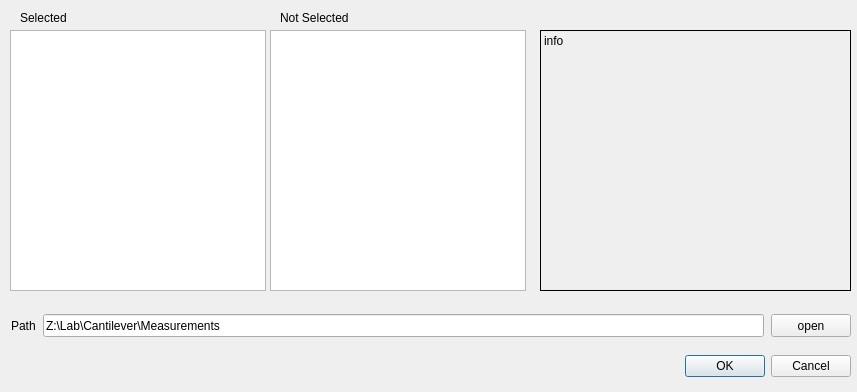
<?xml version="1.0" encoding="UTF-8"?>
<ui version="4.0">
 <class>Dialog</class>
 <widget class="QDialog" name="Dialog">
  <property name="geometry">
   <rect>
    <x>0</x>
    <y>0</y>
    <width>857</width>
    <height>392</height>
   </rect>
  </property>
  <property name="windowTitle">
   <string>Loading...</string>
  </property>
  <widget class="QDialogButtonBox" name="buttonBox">
   <property name="geometry">
    <rect>
     <x>510</x>
     <y>350</y>
     <width>341</width>
     <height>32</height>
    </rect>
   </property>
   <property name="orientation">
    <enum>Qt::Horizontal</enum>
   </property>
   <property name="standardButtons">
    <set>QDialogButtonBox::Cancel|QDialogButtonBox::Ok</set>
   </property>
  </widget>
  <widget class="QWidget" name="horizontalLayoutWidget">
   <property name="geometry">
    <rect>
     <x>10</x>
     <y>310</y>
     <width>841</width>
     <height>31</height>
    </rect>
   </property>
   <layout class="QHBoxLayout" name="horizontalLayout">
    <property name="spacing">
     <number>7</number>
    </property>
    <property name="sizeConstraint">
     <enum>QLayout::SetMaximumSize</enum>
    </property>
    <property name="leftMargin">
     <number>1</number>
    </property>
    <property name="topMargin">
     <number>4</number>
    </property>
    <property name="bottomMargin">
     <number>4</number>
    </property>
    <item>
     <widget class="QLabel" name="lbl_probe_log_path">
      <property name="sizePolicy">
       <sizepolicy hsizetype="Preferred" vsizetype="Ignored">
        <horstretch>0</horstretch>
        <verstretch>0</verstretch>
       </sizepolicy>
      </property>
      <property name="text">
       <string>Path</string>
      </property>
     </widget>
    </item>
    <item>
     <widget class="QLineEdit" name="txt_probe_log_path">
      <property name="sizePolicy">
       <sizepolicy hsizetype="Expanding" vsizetype="Ignored">
        <horstretch>0</horstretch>
        <verstretch>0</verstretch>
       </sizepolicy>
      </property>
      <property name="text">
       <string>Z:\Lab\Cantilever\Measurements</string>
      </property>
     </widget>
    </item>
    <item>
     <widget class="QPushButton" name="btn_open">
      <property name="sizePolicy">
       <sizepolicy hsizetype="Minimum" vsizetype="Ignored">
        <horstretch>0</horstretch>
        <verstretch>0</verstretch>
       </sizepolicy>
      </property>
      <property name="text">
       <string>open</string>
      </property>
     </widget>
    </item>
   </layout>
  </widget>
  <widget class="QTreeView" name="tree_infile">
   <property name="geometry">
    <rect>
     <x>270</x>
     <y>30</y>
     <width>256</width>
     <height>261</height>
    </rect>
   </property>
   <property name="dragEnabled">
    <bool>true</bool>
   </property>
   <property name="dragDropMode">
    <enum>QAbstractItemView::DragDrop</enum>
   </property>
   <property name="defaultDropAction">
    <enum>Qt::MoveAction</enum>
   </property>
   <property name="uniformRowHeights">
    <bool>true</bool>
   </property>
  </widget>
  <widget class="QTreeView" name="tree_loaded">
   <property name="geometry">
    <rect>
     <x>10</x>
     <y>30</y>
     <width>256</width>
     <height>261</height>
    </rect>
   </property>
   <property name="frameShape">
    <enum>QFrame::StyledPanel</enum>
   </property>
   <property name="frameShadow">
    <enum>QFrame::Sunken</enum>
   </property>
   <property name="dragEnabled">
    <bool>true</bool>
   </property>
   <property name="dragDropMode">
    <enum>QAbstractItemView::DragDrop</enum>
   </property>
   <property name="defaultDropAction">
    <enum>Qt::MoveAction</enum>
   </property>
  </widget>
  <widget class="QLabel" name="lbl_info">
   <property name="geometry">
    <rect>
     <x>540</x>
     <y>30</y>
     <width>311</width>
     <height>261</height>
    </rect>
   </property>
   <property name="frameShape">
    <enum>QFrame::Box</enum>
   </property>
   <property name="text">
    <string>info</string>
   </property>
   <property name="alignment">
    <set>Qt::AlignLeading|Qt::AlignLeft|Qt::AlignTop</set>
   </property>
   <property name="wordWrap">
    <bool>true</bool>
   </property>
  </widget>
  <widget class="QLabel" name="label">
   <property name="geometry">
    <rect>
     <x>20</x>
     <y>10</y>
     <width>241</width>
     <height>16</height>
    </rect>
   </property>
   <property name="text">
    <string>Selected</string>
   </property>
  </widget>
  <widget class="QLabel" name="label_2">
   <property name="geometry">
    <rect>
     <x>280</x>
     <y>10</y>
     <width>241</width>
     <height>16</height>
    </rect>
   </property>
   <property name="text">
    <string>Not Selected</string>
   </property>
  </widget>
 </widget>
 <resources/>
 <connections>
  <connection>
   <sender>buttonBox</sender>
   <signal>accepted()</signal>
   <receiver>Dialog</receiver>
   <slot>accept()</slot>
   <hints>
    <hint type="sourcelabel">
     <x>248</x>
     <y>254</y>
    </hint>
    <hint type="destinationlabel">
     <x>157</x>
     <y>274</y>
    </hint>
   </hints>
  </connection>
  <connection>
   <sender>buttonBox</sender>
   <signal>rejected()</signal>
   <receiver>Dialog</receiver>
   <slot>reject()</slot>
   <hints>
    <hint type="sourcelabel">
     <x>316</x>
     <y>260</y>
    </hint>
    <hint type="destinationlabel">
     <x>286</x>
     <y>274</y>
    </hint>
   </hints>
  </connection>
 </connections>
</ui>
